Frame 1 (no input): blank canvas, image omitted
Frame 60 (no input): blank canvas, image omitted
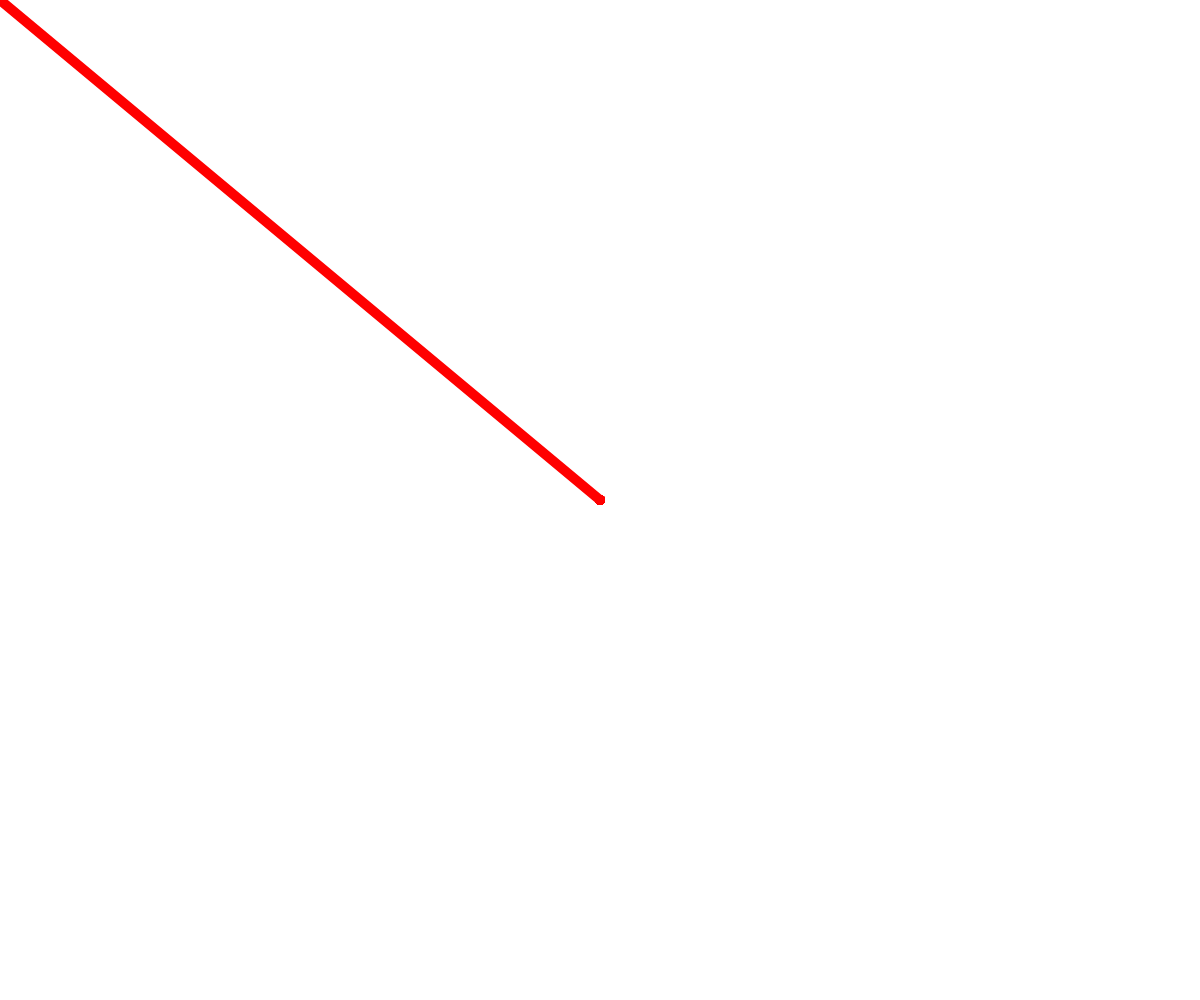
Frame 120 (the mouse pressed at the canvas centre since frame 60)

The p5.js sketch whose frames 1 and 60 were blank and that drew this single picture after the mouse press (run headless with seeded random() and noise() and a simulated clock; from frame 60 on, the mouse is pressed at the canvas centre):

// p5.js sketch
// ── sketch.js
var counter;

function setup() {
  createCanvas(windowWidth, windowHeight);
  background(255, 255, 255);
  counter = 0;
  textSize(20);
}

function draw() {
  if (mouseIsPressed) {
    strokeWeight(10);
    stroke(255, 0, 0);
    line(mouseX, mouseY, pmouseX, pmouseY);
  }
}
function keyPressed() {
  counter++;
  fill(0);
  circle(mouseX, mouseY, 5);
  text(counter, mouseX, mouseY);
}
